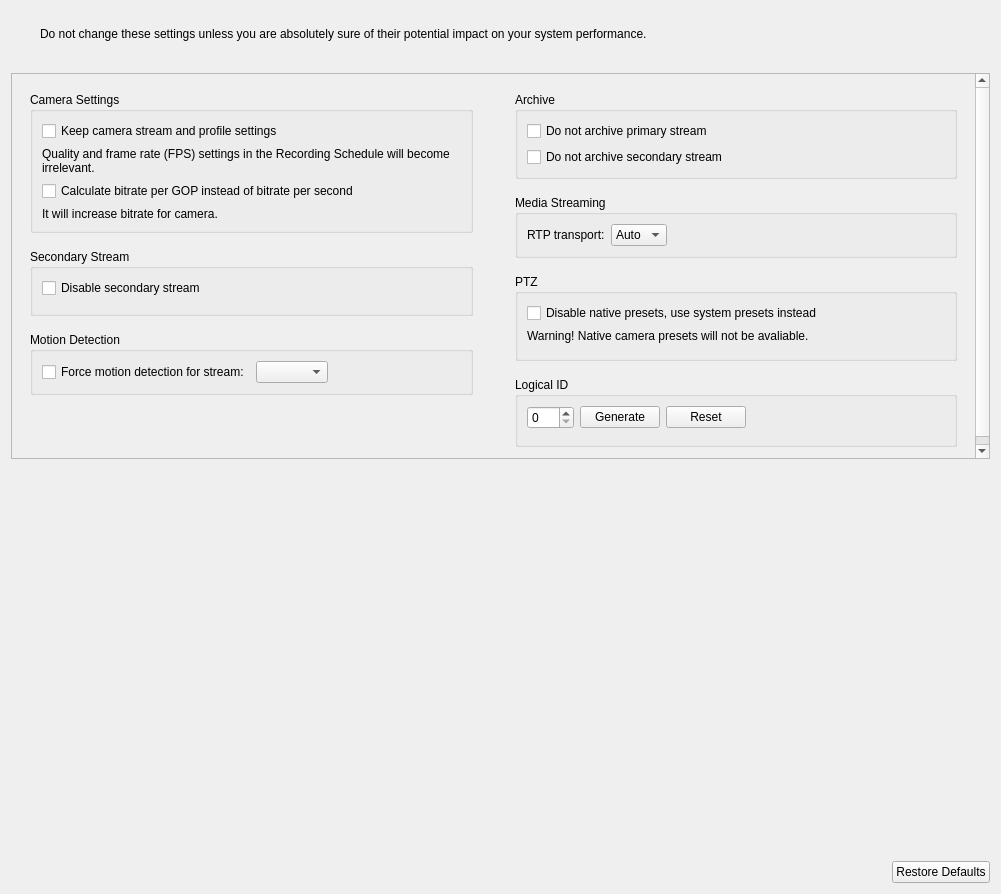
<?xml version="1.0" encoding="UTF-8"?>
<ui version="4.0">
 <class>LegacyExpertSettingsWidget</class>
 <widget class="QWidget" name="LegacyExpertSettingsWidget">
  <property name="geometry">
   <rect>
    <x>0</x>
    <y>0</y>
    <width>1001</width>
    <height>894</height>
   </rect>
  </property>
  <layout class="QVBoxLayout" name="verticalLayout_5">
   <property name="spacing">
    <number>16</number>
   </property>
   <item>
    <widget class="QWidget" name="warningContainer" native="true">
     <property name="autoFillBackground">
      <bool>false</bool>
     </property>
     <layout class="QHBoxLayout" name="horizontalLayout_7">
       <property name="leftMargin">
        <number>16</number>
       </property>
       <property name="topMargin">
        <number>16</number>
       </property>
       <property name="rightMargin">
        <number>16</number>
       </property>
       <property name="bottomMargin">
        <number>16</number>
       </property>
      <item>
       <widget class="QLabel" name="iconLabel">
        <property name="maximumSize">
         <size>
          <width>32</width>
          <height>32</height>
         </size>
        </property>
       </widget>
      </item>
      <item>
       <widget class="QLabel" name="generalWarningLabel">
        <property name="sizePolicy">
         <sizepolicy hsizetype="Expanding" vsizetype="Minimum">
          <horstretch>1</horstretch>
          <verstretch>0</verstretch>
         </sizepolicy>
        </property>
        <property name="text">
         <string>Do not change these settings unless you are absolutely sure of their potential impact on your system performance.</string>
        </property>
        <property name="wordWrap">
         <bool>true</bool>
        </property>
       </widget>
      </item>
     </layout>
    </widget>
   </item>
   <item>
    <widget class="QScrollArea" name="scrollArea">
     <property name="horizontalScrollBarPolicy">
      <enum>Qt::ScrollBarAlwaysOff</enum>
     </property>
     <property name="widgetResizable">
      <bool>true</bool>
     </property>
     <widget class="QWidget" name="scrollAreaWidgetContents">
      <property name="geometry">
       <rect>
        <x>0</x>
        <y>0</y>
        <width>981</width>
        <height>384</height>
       </rect>
      </property>
      <layout class="QHBoxLayout" name="horizontalLayout_5" stretch="1,1">
       <property name="spacing">
        <number>24</number>
       </property>
       <item>
        <widget class="QWidget" name="leftWidget" native="true">
         <layout class="QVBoxLayout" name="verticalLayout_9">
          <property name="spacing">
           <number>16</number>
          </property>
          <item>
           <widget class="QGroupBox" name="settingsGroupBox">
            <property name="title">
             <string>Camera Settings</string>
            </property>
            <property name="flat">
             <bool>true</bool>
            </property>
            <layout class="QVBoxLayout" name="verticalLayout_4">
             <item>
              <layout class="QHBoxLayout" name="settingsDisableControlLayout" stretch="0,1,0">
               <item>
                <widget class="QCheckBox" name="settingsDisableControlCheckBox">
                 <property name="sizePolicy">
                  <sizepolicy hsizetype="Preferred" vsizetype="Fixed">
                   <horstretch>0</horstretch>
                   <verstretch>0</verstretch>
                  </sizepolicy>
                 </property>
                 <property name="text">
                  <string>Keep camera stream and profile settings</string>
                 </property>
                </widget>
               </item>
               <item>
                <widget class="nx::client::desktop::HintButton" name="settingsDisableControlHint" native="true">
                 <property name="sizePolicy">
                  <sizepolicy hsizetype="Fixed" vsizetype="Fixed">
                   <horstretch>0</horstretch>
                   <verstretch>0</verstretch>
                  </sizepolicy>
                 </property>
                </widget>
               </item>
               <item>
                <spacer name="horizontalSpacer_3">
                 <property name="orientation">
                  <enum>Qt::Horizontal</enum>
                 </property>
                 <property name="sizeHint" stdset="0">
                  <size>
                   <width>20</width>
                   <height>0</height>
                  </size>
                 </property>
                </spacer>
               </item>
              </layout>
             </item>
             <item>
              <widget class="QLabel" name="settingsWarningLabel">
               <property name="text">
                <string>Quality and frame rate (FPS) settings in the Recording Schedule will become irrelevant.</string>
               </property>
               <property name="wordWrap">
                <bool>true</bool>
               </property>
              </widget>
             </item>
             <item>
              <layout class="QHBoxLayout" name="bitratePerGopLayout" stretch="0,1,0">
               <item>
                <widget class="QCheckBox" name="bitratePerGopCheckBox">
                 <property name="sizePolicy">
                  <sizepolicy hsizetype="Preferred" vsizetype="Fixed">
                   <horstretch>0</horstretch>
                   <verstretch>0</verstretch>
                  </sizepolicy>
                 </property>
                 <property name="text">
                  <string>Calculate bitrate per GOP instead of bitrate per second</string>
                 </property>
                </widget>
               </item>
               <item>
                <widget class="nx::client::desktop::HintButton" name="bitratePerGopHint" native="true">
                 <property name="sizePolicy">
                  <sizepolicy hsizetype="Fixed" vsizetype="Fixed">
                   <horstretch>0</horstretch>
                   <verstretch>0</verstretch>
                  </sizepolicy>
                 </property>
                </widget>
               </item>
               <item>
                <spacer name="horizontalSpacer_4">
                 <property name="orientation">
                  <enum>Qt::Horizontal</enum>
                 </property>
                 <property name="sizeHint" stdset="0">
                  <size>
                   <width>40</width>
                   <height>0</height>
                  </size>
                 </property>
                </spacer>
               </item>
              </layout>
             </item>
             <item>
              <widget class="QLabel" name="bitrateIncreaseWarningLabel">
               <property name="text">
                <string>It will increase bitrate for camera.</string>
               </property>
               <property name="wordWrap">
                <bool>true</bool>
               </property>
              </widget>
             </item>
            </layout>
           </widget>
          </item>
          <item>
           <widget class="QGroupBox" name="secondStreamGroupBox">
            <property name="title">
             <string>Secondary Stream</string>
            </property>
            <property name="flat">
             <bool>true</bool>
            </property>
            <layout class="QVBoxLayout" name="verticalLayout_3">
             <item>
              <widget class="QCheckBox" name="secondStreamDisableCheckBox">
               <property name="text">
                <string>Disable secondary stream</string>
               </property>
              </widget>
             </item>
             <item>
              <widget class="QWidget" name="secondStreamQualityWidget" native="true">
               <layout class="QVBoxLayout" name="verticalLayout_8">
                <property name="leftMargin">
                 <number>0</number>
                </property>
                <property name="topMargin">
                 <number>0</number>
                </property>
                <property name="rightMargin">
                 <number>0</number>
                </property>
                <property name="bottomMargin">
                 <number>0</number>
                </property>
                <item>
                 <layout class="QHBoxLayout" name="horizontalLayout"/>
                </item>
               </layout>
              </widget>
             </item>
            </layout>
           </widget>
          </item>
          <item>
           <widget class="QGroupBox" name="groupBoxMotionDetection">
            <property name="title">
             <string>Motion Detection</string>
            </property>
            <property name="flat">
             <bool>true</bool>
            </property>
            <layout class="QVBoxLayout" name="verticalLayout_7">
             <item>
              <layout class="QHBoxLayout" name="horizontalLayout_6">
               <property name="sizeConstraint">
                <enum>QLayout::SetNoConstraint</enum>
               </property>
               <item>
                <widget class="QCheckBox" name="checkBoxForceMotionDetection">
                 <property name="text">
                  <string>Force motion detection for stream:</string>
                 </property>
                 <property name="tristate">
                  <bool>false</bool>
                 </property>
                </widget>
               </item>
               <item>
                <widget class="QComboBox" name="comboBoxForcedMotionStream"/>
               </item>
               <item>
                <spacer name="horizontalSpacer_7">
                 <property name="orientation">
                  <enum>Qt::Horizontal</enum>
                 </property>
                 <property name="sizeHint" stdset="0">
                  <size>
                   <width>40</width>
                   <height>20</height>
                  </size>
                 </property>
                </spacer>
               </item>
              </layout>
             </item>
            </layout>
           </widget>
          </item>
          <item>
           <spacer name="verticalSpacer_3">
            <property name="orientation">
             <enum>Qt::Vertical</enum>
            </property>
            <property name="sizeHint" stdset="0">
             <size>
              <width>20</width>
              <height>1</height>
             </size>
            </property>
           </spacer>
          </item>
         </layout>
        </widget>
       </item>
       <item>
        <widget class="QWidget" name="rightWidget" native="true">
         <layout class="QVBoxLayout" name="verticalLayout">
          <property name="spacing">
           <number>16</number>
          </property>
          <item>
           <widget class="QGroupBox" name="groupBoxArchive">
            <property name="title">
             <string>Archive</string>
            </property>
            <property name="flat">
             <bool>true</bool>
            </property>
            <layout class="QVBoxLayout" name="verticalLayout_2">
             <item>
              <widget class="QCheckBox" name="checkBoxPrimaryRecorder">
               <property name="text">
                <string>Do not archive primary stream</string>
               </property>
              </widget>
             </item>
             <item>
              <widget class="QCheckBox" name="checkBoxSecondaryRecorder">
               <property name="text">
                <string>Do not archive secondary stream</string>
               </property>
              </widget>
             </item>
            </layout>
           </widget>
          </item>
          <item>
           <widget class="QGroupBox" name="groupBoxRTP">
            <property name="title">
             <string>Media Streaming</string>
            </property>
            <property name="flat">
             <bool>true</bool>
            </property>
            <layout class="QVBoxLayout" name="verticalLayout_6">
             <item>
              <layout class="QHBoxLayout" name="horizontalLayout_2">
               <item>
                <widget class="QLabel" name="labelTransport">
                 <property name="text">
                  <string>RTP transport:</string>
                 </property>
                </widget>
               </item>
               <item>
                <widget class="QComboBox" name="comboBoxTransport">
                 <item>
                  <property name="text">
                   <string>Auto</string>
                  </property>
                 </item>
                 <item>
                  <property name="text">
                   <string>TCP</string>
                  </property>
                 </item>
                 <item>
                  <property name="text">
                   <string>UDP</string>
                  </property>
                 </item>
                </widget>
               </item>
               <item>
                <spacer name="horizontalSpacer_6">
                 <property name="orientation">
                  <enum>Qt::Horizontal</enum>
                 </property>
                 <property name="sizeHint" stdset="0">
                  <size>
                   <width>40</width>
                   <height>20</height>
                  </size>
                 </property>
                </spacer>
               </item>
              </layout>
             </item>
            </layout>
           </widget>
          </item>
          <item>
           <widget class="QGroupBox" name="groupBoxPtzControl">
            <property name="title">
             <string>PTZ</string>
            </property>
            <property name="flat">
             <bool>true</bool>
            </property>
            <layout class="QVBoxLayout" name="verticalLayout_10">
             <item>
              <widget class="QCheckBox" name="checkBoxDisableNativePtzPresets">
               <property name="text">
                <string>Disable native presets, use system presets instead</string>
               </property>
              </widget>
             </item>
             <item>
              <widget class="QLabel" name="settingsDisableNativePtzWarningLabel">
               <property name="text">
                <string>Warning! Native camera presets will not be avaliable.</string>
               </property>
              </widget>
             </item>
             <item>
              <widget class="QWidget" name="horizontalWidget_3" native="true">
               <layout class="QHBoxLayout" name="horizontalLayout_8">
                <property name="leftMargin">
                 <number>0</number>
                </property>
                <property name="topMargin">
                 <number>0</number>
                </property>
                <property name="rightMargin">
                 <number>0</number>
                </property>
                <property name="bottomMargin">
                 <number>0</number>
                </property>
               </layout>
              </widget>
             </item>
            </layout>
           </widget>
          </item>
          <item>
           <widget class="QGroupBox" name="logicalIdGroupBox">
            <property name="title">
             <string>Logical ID</string>
            </property>
            <property name="flat">
             <bool>true</bool>
            </property>
            <layout class="QVBoxLayout" name="verticalLayout_11">
             <item>
              <layout class="QHBoxLayout" name="horizontalLayout_3">
               <item>
                <widget class="QSpinBox" name="logicalIdSpinBox">
                 <property name="maximum">
                  <number>999</number>
                 </property>
                </widget>
               </item>
               <item>
                <widget class="QPushButton" name="generateLogicalIdButton">
                 <property name="text">
                  <string>Generate</string>
                 </property>
                </widget>
               </item>
               <item>
                <widget class="QPushButton" name="resetLogicalIdButton">
                 <property name="text">
                  <string>Reset</string>
                 </property>
                </widget>
               </item>
               <item>
                <spacer name="horizontalSpacer_2">
                 <property name="orientation">
                  <enum>Qt::Horizontal</enum>
                 </property>
                 <property name="sizeHint" stdset="0">
                  <size>
                   <width>40</width>
                   <height>20</height>
                  </size>
                 </property>
                </spacer>
               </item>
              </layout>
             </item>
             <item>
              <widget class="QnWordWrappedLabel" name="logicalIdWarningLabel" native="true"/>
             </item>
            </layout>
           </widget>
          </item>
          <item>
           <spacer name="verticalSpacer_2">
            <property name="orientation">
             <enum>Qt::Vertical</enum>
            </property>
            <property name="sizeHint" stdset="0">
             <size>
              <width>20</width>
              <height>1</height>
             </size>
            </property>
           </spacer>
          </item>
         </layout>
        </widget>
       </item>
      </layout>
     </widget>
    </widget>
   </item>
   <item>
    <spacer name="verticalSpacer">
     <property name="orientation">
      <enum>Qt::Vertical</enum>
     </property>
     <property name="sizeHint" stdset="0">
      <size>
       <width>20</width>
       <height>0</height>
      </size>
     </property>
    </spacer>
   </item>
   <item>
    <layout class="QHBoxLayout" name="horizontalLayout_4">
     <item>
      <spacer name="horizontalSpacer">
       <property name="orientation">
        <enum>Qt::Horizontal</enum>
       </property>
       <property name="sizeHint" stdset="0">
        <size>
         <width>40</width>
         <height>20</height>
        </size>
       </property>
      </spacer>
     </item>
     <item>
      <widget class="QPushButton" name="restoreDefaultsButton">
       <property name="text">
        <string>Restore Defaults</string>
       </property>
      </widget>
     </item>
    </layout>
   </item>
  </layout>
 </widget>
 <customwidgets>
  <customwidget>
   <class>nx::client::desktop::HintButton</class>
   <extends>QWidget</extends>
   <header location="global">nx/client/desktop/common/widgets/hint_button.h</header>
  </customwidget>
  <customwidget>
   <class>QnWordWrappedLabel</class>
   <extends>QWidget</extends>
   <header location="global">ui/widgets/word_wrapped_label.h</header>
   <container>1</container>
  </customwidget>
 </customwidgets>
 <tabstops>
  <tabstop>scrollArea</tabstop>
  <tabstop>settingsDisableControlCheckBox</tabstop>
  <tabstop>bitratePerGopCheckBox</tabstop>
  <tabstop>secondStreamDisableCheckBox</tabstop>
  <tabstop>checkBoxForceMotionDetection</tabstop>
  <tabstop>comboBoxForcedMotionStream</tabstop>
  <tabstop>checkBoxPrimaryRecorder</tabstop>
  <tabstop>checkBoxSecondaryRecorder</tabstop>
  <tabstop>comboBoxTransport</tabstop>
  <tabstop>checkBoxDisableNativePtzPresets</tabstop>
  <tabstop>restoreDefaultsButton</tabstop>
 </tabstops>
 <resources/>
 <connections/>
</ui>
